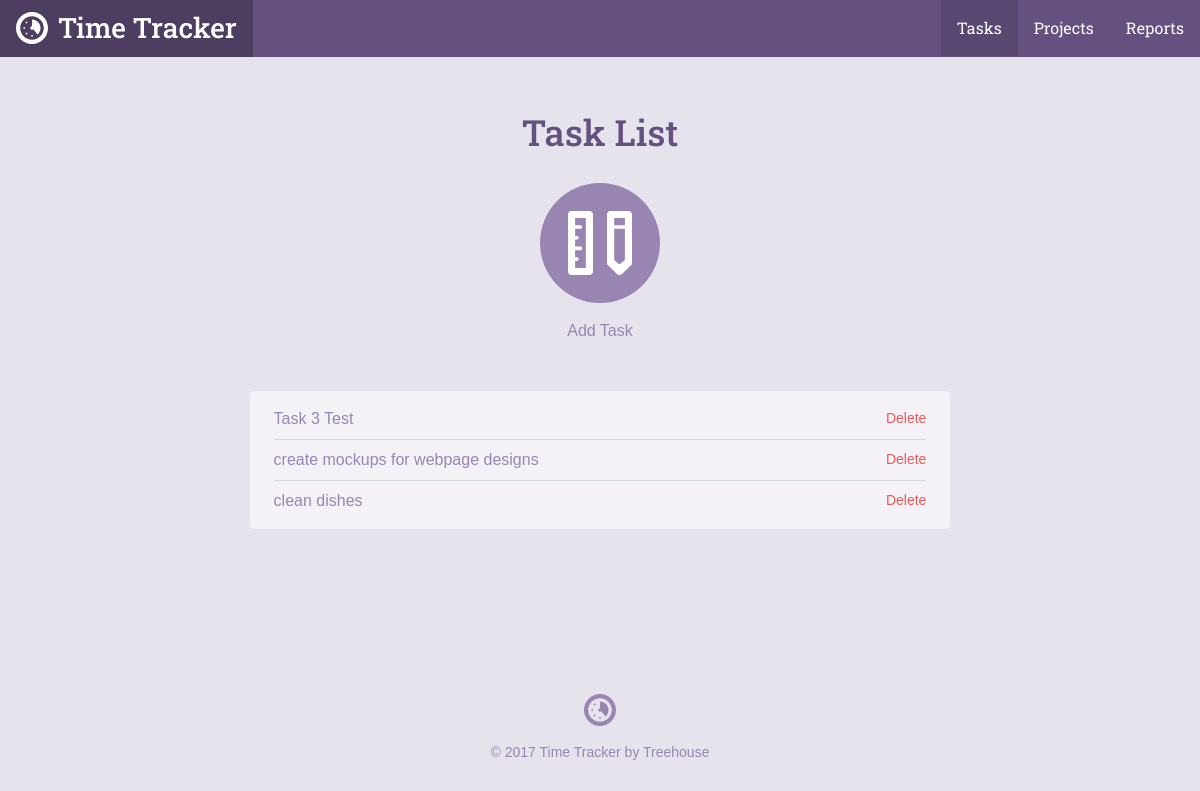
The page /task_list.php on the database its author committed.
### tables this page shows
CREATE TABLE `tasks` (
	`task_id`	INTEGER PRIMARY KEY AUTOINCREMENT,
	`project_id`	INTEGER,
	`title`	TEXT,
	`date`	INTEGER NOT NULL,
	`time`	TEXT NOT NULL
);

### inc/functions.php (called while the page is built, shortened)
<?php
function get_task_list($filter = null){
	include 'connection.php';
	$sql = "SELECT tasks.*,projects.title AS project FROM tasks INNER JOIN projects ON projects.project_id = tasks.project_id";
	$where = '';
	$orderBy = ' ORDER BY date DESC';
	try{
		$results = $db->prepare($sql . $where . $orderBy);
		$results->execute();
	}catch(Exception $e){
		echo "Error: " . $e->getMessage() . "</br>";
		return array();
	}
	return $results->fetchAll(PDO::FETCH_ASSOC);
}

### task_list.php (the view, shortened to what this page needs)
<?php
require 'inc/functions.php';
include 'inc/header.php';
?>
<div class="section catalog random">
    <div class="col-container page-container">
        <div class="col col-70-md col-60-lg col-center">
            <h1 class="actions-header">Task List</h1>
            <div class="actions-item">
                <a class="actions-link" href="task.php">
                    <span class="actions-icon">
                        <svg viewbox="0 0 64 64"><use xlink:href="#task_icon"></use></svg>
                    </span>
                Add Task</a>
            </div>
            <div class="form-container">
              <ul class="items">
               <?php
                    foreach(get_task_list() as $item){
                        echo "<li><a href='task.php?id=". $item['task_id'] . "'>". $item['title'] . "</a>";
                        echo "<form method='post' action='task_list.php' onsubmit=\" return confirm('Are you sure you
                        want to delete this task?'); \" > \n";
                        echo "<input type='submit' class='button--delete' value='Delete' />\n";
                        echo "</li>";
                    }
                ?>
              </ul>
            </div>
        </div>
    </div>
</div>
<?php include("inc/footer.php"); ?>

### css/style.css (style rules this page uses)
*,:after,:before { box-sizing:border-box }
html { font-family:sans-serif;-ms-text-size-adjust:100%;-webkit-text-size-adjust:100% }
body { margin:0 }
a { background-color:transparent }
h1 { font-size:2em;margin:.67em 0 }
svg:not(:root) { overflow:hidden }
button,input,optgroup,select,textarea { color:inherit;font:inherit;margin:0 }
input[type="reset"],input[type="submit"] { -webkit-appearance:button;cursor:pointer }
input { line-height:normal }
html { font-size:100%;line-height:1.5;-webkit-tap-highlight-color:transparent }
body { font-size:1rem;font-family:"Gotham Rounded A","Gotham Rounded B","Helvetica",Helvetica,Arial,sans-serif;font-style:normal;font-weight:400 }
.col { float:left;width:100% }
.col-container:before,.col-container:after { content:" ";display:table }
.col-container:after { clear:both }
.col-center { float:none;margin:0 auto }
@media screen and (min-width: 680px) { .col-70-md { width:70% !important } }
@media screen and (min-width: 960px) { .col-60-lg { width:60% !important } }
h1,h2,h3,h4,h5,h6 { color:#40484a;display:block;font-weight:500;margin:0;text-rendering:optimizeLegibility }
h1 { font-size:2.25rem }
a { color:#3f8abf;cursor:pointer;transition:color 300ms 0s ease;text-decoration:none }
ul,ol { margin:0;padding:0 0 0 2rem }
body { background-color:#e7e3ed }
h1,h2,h3,h4,h5,h6 { color:#645180;font-family:"Roboto Slab", Helvetica, Arial, sans-serif }
.col-container { margin:0 auto;max-width:1200px }
.actions-header { margin-bottom:1.5rem }
.actions-item { margin:0 1.5rem }
@media screen and (min-width: 680px) { .actions-item { display:inline-block;float:left } }
.page-container .actions-item { float:none }
.actions-link { transition:color 200ms ease-in-out;color:#9885b2;display:block }
@media screen { .actions-link { margin-bottom:2rem } }
@media screen and (min-width: 680px) { .actions-link { margin-bottom:0 } }
.actions-icon { width:120px;height:120px;transition:background 200ms ease-in-out;display:block;background-color:#9885b2;border-radius:9999px }
@media screen { .actions-icon { margin-bottom:.5rem } }
@media screen and (min-width: 680px) { .actions-icon { margin-bottom:1rem } }
.actions-icon svg { width:64px;height:64px;margin-top:28px;fill:#fff;display:inline-block }
.page-container .actions-icon { margin-left:auto;margin-right:auto }
.page-container { text-align:center }
@media screen { .page-container { padding:1.5rem 1rem 0 1rem } }
@media screen and (min-width: 680px) { .page-container { padding-top:3rem } }
.form-container { background-color:#f4f2f7;border-radius:4px }
@media screen { .form-container { padding:.5rem 1.5rem;margin-top:.5rem;margin-bottom:1.5rem } }
@media screen and (min-width: 680px) { .form-container { padding:.5rem 1.5rem;margin-top:3rem;margin-bottom:0 } }
.form-container a { color:#9885b2 }
input { border-radius:4px;box-shadow:none;border:solid 2px #9885b2;padding:8px 10px;width:100% }
.items { list-style:none;overflow:hidden;padding:0;margin:0 }
.items li { position:relative;text-align:left;border-bottom:solid 1px #d4d9dd;padding-top:.5rem;padding-bottom:.5rem }
.items li:last-child { border-bottom:none !important }
.items a { color:#9885b2 }
.items form { margin-bottom:0 }
.items .button--delete { position:absolute;right:0;top:.5rem;width:auto }
.button--delete { border:0;background:transparent;padding:0;margin-top:3px;font-size:14px;color:#ed5a5a }

### rows shown on the page
tasks: title "Task 3 Test"
tasks: title "create mockups for webpage designs"
tasks: title "clean dishes"
